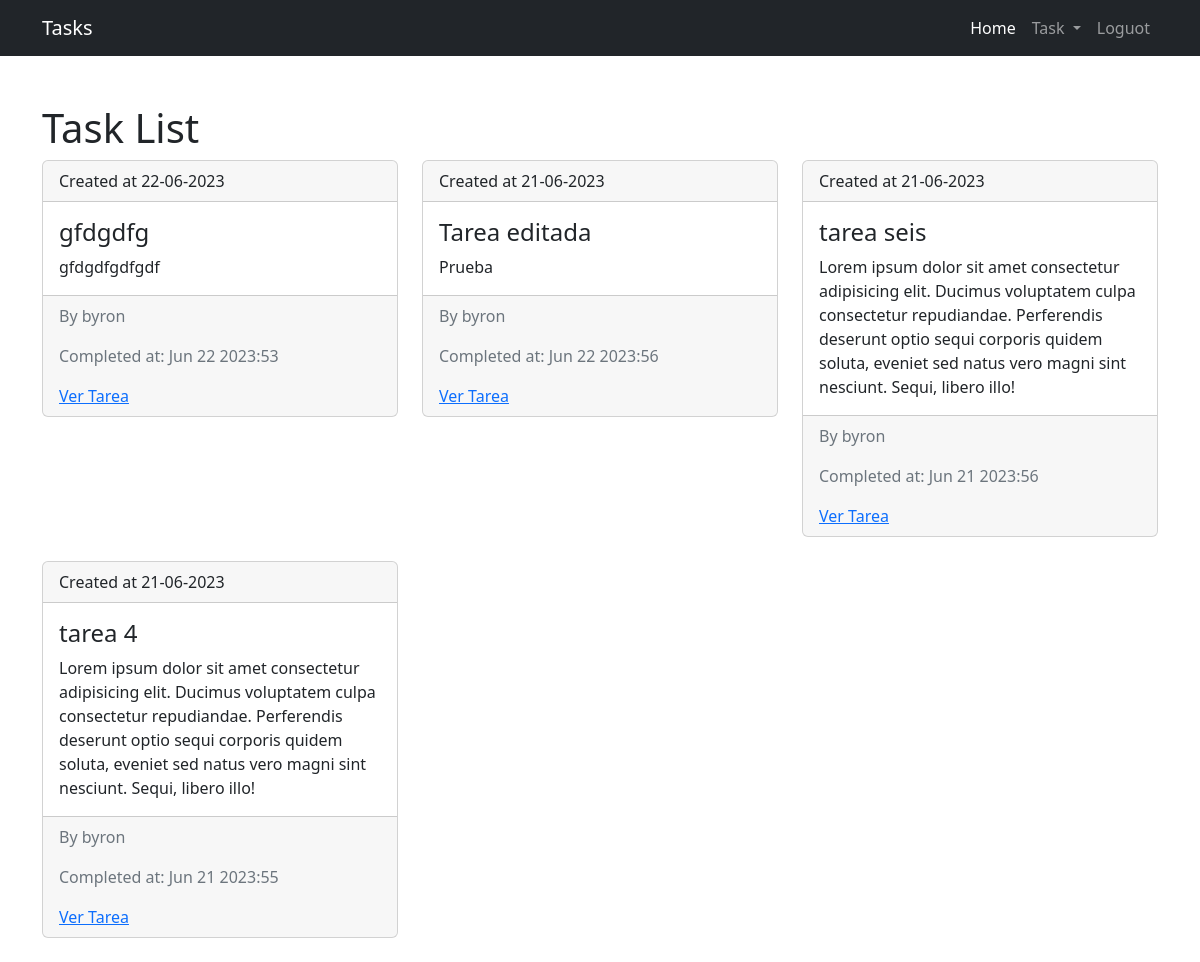
The page /task/completed (signed in) on the database its author committed.
### task/models.py (models this page shows, shortened)
class Task(models.Model):
    title = models.CharField(max_length=200)
    description = models.TextField()
    created_at = models.DateTimeField(auto_now_add=True)
    datecompleted = models.DateTimeField(null=True, blank=True)
    importtant = models.BooleanField(default=False)
    user = models.ForeignKey(User, on_delete=models.CASCADE)
    class Meta:
        db_table = "task"

### task/views.py (the view)
# urls.py: path("task/completed",views.tasks_completed,name="tasks_completed")
def tasks_completed(request):
    if request.user.is_authenticated:
        tasks = Task.objects.filter(user=request.user,datecompleted__isnull=False).order_by(
            "-datecompleted"
        )
        return render(request, "pages/tasks_completed.html", {"tasks": tasks})
    else:
        return render(request,"pages/tasks_completed.html")

### task/templates/pages/tasks_completed.html
{% extends 'base.html' %} {% block content %}
<h1>Task List</h1>
<div class="row">
  {% if user.is_authenticated %} {% for task in tasks %}
  <div class="col-md-4 mb-4">
    <div class="card">
      <div class="card-header">
        Created at {{task.created_at| date:"d-m-Y" }}
      </div>
      <div class="card-body">
        <h4 class="card-title">
          {% if task.importtant %}
          <h4 class="text-info"><strong>{{ task.title }}</strong></h4>
          {% else %}
          {{ task.title }}
          {% endif %}
        </h4>
        <p class="card-text">{{ task.description }}</p>
      </div>
      <div class="card-footer text-muted">
        <p>By {{ task.user.username }}</p>
        <p>Completed at: {{ task.datecompleted| date:"M j Y:i" }}</p>
        <a href="{% url 'task_detail' task.id  %}">Ver Tarea</a>
      </div>
    </div>
  </div>
  {% endfor %} {% else %}
  <div class="col-md-6">
    <h3>Debes Iniciar Session para ver tus tareas</h3>
    <a class="btn btn-primary" href="{% url 'login' %}">Iniciar Session</a>
  </div>
  {% endif %}
</div>
{% endblock content %}

### rows shown on the page
Task: created_at "22-06-2023", title "gfdgdfg", description "gfdgdfgdfgdf", user.username "byron", datecompleted "Jun 22 2023:53"
Task: created_at "21-06-2023", title "Tarea editada", description "Prueba", user.username "byron", datecompleted "Jun 22 2023:56"
Task: created_at "21-06-2023", title "tarea seis", description "Lorem ipsum dolor sit amet consectetur adipisicing elit. Ducimus voluptatem culpa consectetur repudiandae. Perferendis deserunt optio sequi corporis quidem soluta, eveniet sed natus vero magni sint nesciunt. Sequi, libero illo!", user.username "byron", datecompleted "Jun 21 2023:56"
Task: created_at "21-06-2023", title "tarea 4", description "Lorem ipsum dolor sit amet consectetur adipisicing elit. Ducimus voluptatem culpa consectetur repudiandae. Perferendis deserunt optio sequi corporis quidem soluta, eveniet sed natus vero magni sint nesciunt. Sequi, libero illo!", user.username "byron", datecompleted "Jun 21 2023:55"
